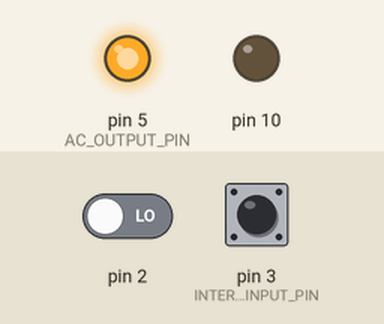
This sketch was run on a simulated Arduino Uno, built with avr-gcc and run on an emulated ATmega328P. Shown: output pins drawn as LEDs (lit = HIGH). Inputs (shaded band) come from the test bench; at power-on: pin 2 LOW, pin 3 (INTERRUPT_INPUT_PIN) HIGH. What the sketch prints to the serial monitor is not drawn.

Above: at 1.2 s.
1.3 s: pin 2 driven HIGH
2.8 s: pin 3 (INTERRUPT_INPUT_PIN) pulled LOW for 0.15 s
4.8 s: pin 3 (INTERRUPT_INPUT_PIN) pulsed LOW 2 times (0.12 s each, 0.3 s apart)
6.9 s: pin 3 (INTERRUPT_INPUT_PIN) pulled LOW for 1 s
Timing chart, 0 to 9.9 s (numbered marks = the images above; inputs shaded):
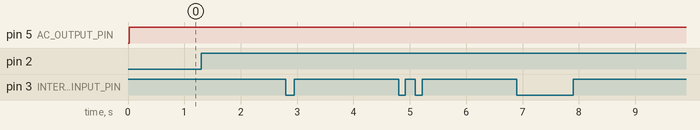

Measured:
- after the input at 2.8 s, every drawn part: stays the same
- after the input at 4.8 s, every drawn part: stays the same
- after the input at 6.9 s, every drawn part: stays the same

The sketch:

AC_pid_test.ino
```cpp
/* 	Test input pulse of AC optocoupler and output of the SSR
	The sketch uses a sinus wave sweep through different timings for phase control
	Connect pin 3 to bidirectional optoCoupler output
*/
#include <TimerOne.h>
#include <PID_v1.h>

#define INTERRUPT_INPUT_PIN 3
#define AC_OUTPUT_PIN 5
#define FREQ 50
#define MAX_SPEED 7000

unsigned long int period = 1000000 / (2 * FREQ);
int offTime;
int x = 0;
const float pi = 3.14159;
double wait = 3276700000;
volatile int spindle_speed_read_count = 0;
volatile long spindle_pulse_start_measurment_time;
volatile long spindle_pulse_time = 0;
int trigger = 0;

double target_speed, current_speed, Output;

PID myPID(&current_speed, &Output, &target_speed,2,5,1, DIRECT);


void setup()
{
	Serial.begin(115200);
	while (!Serial);

	pinMode(AC_OUTPUT_PIN, OUTPUT);

	attachInterrupt(0, zero_cross_detect, RISING);
	attachInterrupt(1, spindle_speed_pulse, FALLING);
	spindle_pulse_start_measurment_time = micros();

	Timer1.initialize(period);
	Timer1.attachInterrupt(trigger_AC_pin);
    Timer1.disablePwm(10);

    myPID.SetOutputLimits(0, MAX_SPEED);
	//turn the PID on
  	myPID.SetMode(AUTOMATIC);


}

void loop()
{
	target_speed = 2200;
	Serial.print(target_speed);
	Serial.print(" ");

	current_speed = 8 * spindle_pulse_time/60000000;
	myPID.Compute();

	Serial.print(target_speed);
	Serial.print(", ");

        Serial.print(spindle_pulse_time);
	Serial.print(", ");

	long onTime = map(Output, 0, MAX_SPEED, 180, 6800);	// re scale the value speed to uSec
	offTime = period - onTime;			// off is the inverse of on, yay!
}

// there is no correction for the 200uS offset of the zero crossing
void zero_cross_detect()	// function to be fired at the zero crossing.
{
    digitalWrite(AC_OUTPUT_PIN,LOW);
    Timer1.setPeriod(offTime);
    Timer1.restart();
    trigger=0;
}

void trigger_AC_pin ()
{
	if(trigger == 0){
	    trigger++;
	} else {
		digitalWrite(AC_OUTPUT_PIN,HIGH);
	    Timer1.stop();
	}
}

void spindle_speed_pulse ()
{
	spindle_pulse_time = micros() - spindle_pulse_start_measurment_time;
	spindle_pulse_start_measurment_time = micros();
}
```
